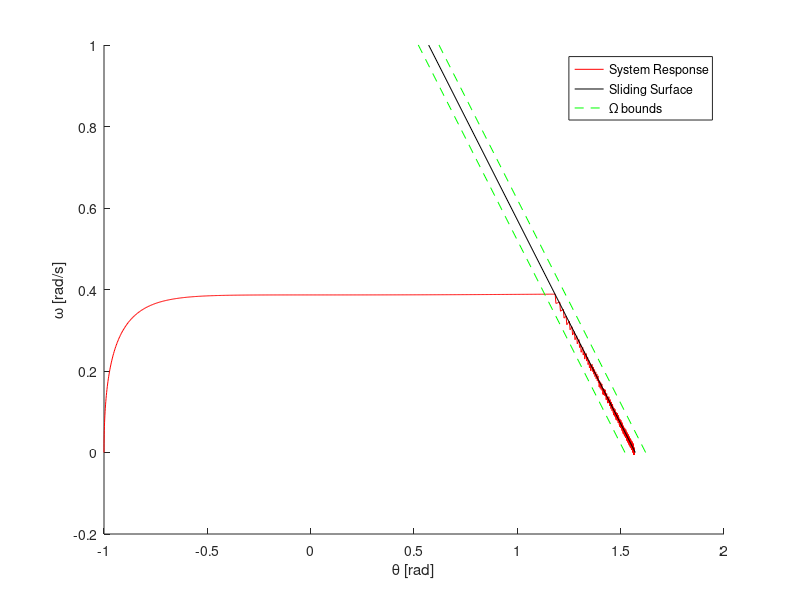
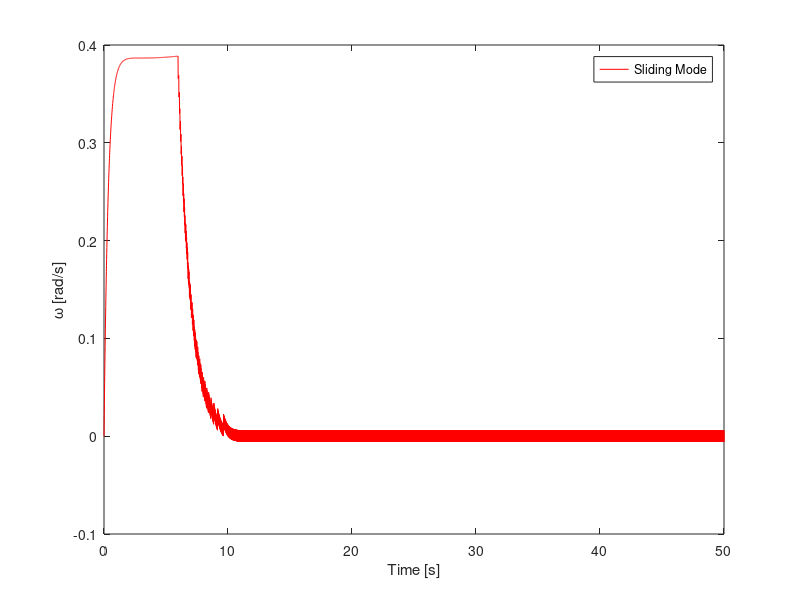

Write MATLAB code to recreate these figures, in order.
% a new version of the sliding mode control script!
clear; close all; clc;
%control parameters
lambda = 1; beta = 50; %1, and 4
%desired output
x1_d = pi/2; x2_d = 0; x2dot_d = 0; %stay at x1d
%system parameters
g = 9.81; %gravity
L = 1.7; %(65)changing this has a small effect
m = 15;  %(30)changing this has a small effect
b = 2.0;  %(10)changing this has a large effect on PID
%system equations
x1_dot = @(x1, x2) x2;
x2_dot = @(x1, x2, u) -g/L*sin(x1) - b*x2 + u/m/L^2;
%approximated system parameters -- with +- error
L_hat = L;% * getRandN();
m_hat = m;% * getRandN();
b_hat = b;% * getRandN();
%control equations
s = @(x1, x2) lambda*(x1-x1_d) + (x2); % sliding surface
u_hat = @(x1, x2) m_hat*L_hat*g*sin(x1) + b_hat*x2 - m*L^2*lambda*(x2); %linearization
u = @(x1, x2) -beta*sign(s(x1, x2)) + u_hat(x1, x2); %control signal

[x1, x2] = meshgrid([-2*pi:0.5:2*pi, -2*pi:0.5:2*pi]);

x1dot = x1_dot(x1, x2);
x2dot = x2_dot(x1, x2,0);
L = sqrt(x1dot.^2 + x2dot.^2);
%quiver(x1, x2, x1dot./L, x2dot./L)
%xlabel('\theta [rad]'); ylabel('\omega [rad/s]');
%hold on
%plot([-2*pi, 2*pi], [2*pi, -2*pi], '-k')
%figure()
%surf(s(x1, x2), x1, x2)

%% plot a trajectory
%sliding mode
x1S = -1; x2S = 0; %initial positions
tf = 50;
dt = 0.01;
t = 0:dt:tf; %simulation time

XDOT = @(x1, x2, u) [x1_dot(x1, x2), x2_dot(x1, x2, u)];
U = u(x1S, x2S);
for i = 2:length(t);
    
    res = XDOT(x1S(i-1), x2S(i-1), U)*dt;
    K1 = res(1); L1 = res(2);
    res = XDOT(x1S(i-1) + K1/2, x2S(i-1) + L1/2, U)*dt;
    K2 = res(1); L2 = res(2);
    res = XDOT(x1S(i-1) + K2/2, x2S(i-1) + L2/2, U)*dt;
    K3 = res(1); L3 = res(2);
    res = XDOT(x1S(i-1) + K3  , x2S(i-1) + L3,U)*dt;
    K4 = res(1); L4 = res(2);
    x1S(i) = x1S(i-1) + 1/6*K1 + 1/3*K2 + 1/3*K3 + 1/6*K4;
    x2S(i) = x2S(i-1) + 1/6*L1 + 1/3*L2 + 1/3*L3 + 1/6*L4;
    U = u(x1S(i), x2S(i));
end

%PID
x1P = -1; x2P = 0; %initial positions
Kp = 10; Ki = 10; Kd = 5;
I = 0;
U = (Kp*(x1_d-x1P)) + (Ki*I) + (Kd*(x2_d - x2P));
for i = 2:length(t);
    
    res = XDOT(x1P(i-1), x2P(i-1), U)*dt;
    K1 = res(1); L1 = res(2);
    res = XDOT(x1P(i-1) + K1/2, x2P(i-1) + L1/2, U)*dt;
    K2 = res(1); L2 = res(2);
    res = XDOT(x1P(i-1) + K2/2, x2P(i-1) + L2/2, U)*dt;
    K3 = res(1); L3 = res(2);
    res = XDOT(x1P(i-1) + K3  , x2P(i-1) + L3,U)*dt;
    K4 = res(1); L4 = res(2);
    x1P(i) = x1P(i-1) + 1/6*K1 + 1/3*K2 + 1/3*K3 + 1/6*K4;
    x2P(i) = x2P(i-1) + 1/6*L1 + 1/3*L2 + 1/3*L3 + 1/6*L4;

    I = trapz(x1_d-x1P)*dt;
    U = (Kp*(x1_d-x1P(i))) + (Ki*I) + (Kd*(x2_d - x2P(i)));

end



hold on;
plot(x1S, x2S, 'r');%, x1P, x2P, 'b')
plot([pi/2 pi/2-1], [0, 1], 'k')
plot([pi/2 + 0.05 pi/2-1 + 0.05], [0, 1], '--g')
plot([pi/2 - 0.05 pi/2-1 - 0.05], [0, 1], '--g')
legend('System Response', 'Sliding Surface', '\Omega bounds')
%legend('Phase Portrait', 'Sliding Mode', 'PID')
xlabel('\theta [rad]'); ylabel('\omega [rad/s]');
figure(2);
plot(t, x2S, 'r');%, t, x1P, 'b', [0 tf], [x1_d, x1_d]);
legend('Sliding Mode', 'PID', 'Desired Position')
xlabel('Time [s]'); ylabel('\omega [rad/s]');
